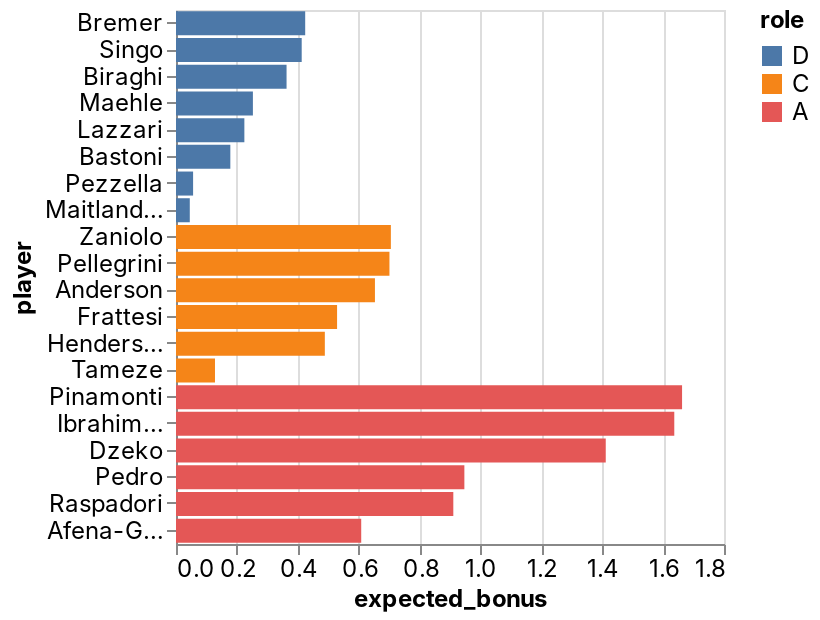

Notebook source saved alongside this figure:
### Code cell
_deepnote_run_altair(team, """{"$schema":"https://vega.github.io/schema/vega-lite/v4.json","mark":{"type":"bar","tooltip":{"content":"data"}},"height":220,"autosize":{"type":"fit"},"data":{"name":"placeholder"},"encoding":{"x":{"field":"expected_bonus","type":"quantitative","sort":null,"scale":{"type":"linear","zero":false}},"y":{"field":"player","type":"nominal","sort":null,"scale":{"type":"linear","zero":true}},"color":{"field":"role","type":"nominal","sort":null,"scale":{"type":"linear","zero":false}}}}""")

### Figure 1 — Vega-Lite specification as saved in the notebook (floating-point values rounded to 4 significant figures)
{"config": {"view": {"continuousWidth": 400, "continuousHeight": 300}, "area": {"fill": "#51C0E9"}, "axis": {"labelFont": "Inter, sans-serif", "labelFontSize": 12, "labelFontWeight": "normal", "labelLimit": 60, "labelOverlap": "greedy", "titleFont": "Inter, sans-serif", "titleFontSize": 12, "titleFontWeight": "bold"}, "background": "#ffffff", "legend": {"labelFont": "Inter, sans-serif", "labelFontSize": 12, "titleFont": "Inter, sans-serif", "titleFontSize": 12, "titleFontWeight": "bold"}, "line": {"stroke": "#51C0E9", "strokeWidth": 2}, "rect": {"fill": "#51C0E9"}, "title": {"anchor": "start", "color": "#000000", "font": "Inter, sans-serif", "fontSize": 22, "fontWeight": "normal"}}, "data": {"name": "data-e5499f211aa960e47cb4c6933c2bfc9d"}, "mark": {"type": "bar", "tooltip": {"content": "data"}}, "autosize": {"type": "fit"}, "encoding": {"color": {"type": "nominal", "field": "role", "scale": {"type": "linear", "zero": false}, "sort": null}, "x": {"type": "quantitative", "field": "expected_bonus", "scale": {"type": "linear", "zero": false}, "sort": null}, "y": {"type": "nominal", "field": "player", "scale": {"type": "linear", "zero": true}, "sort": null}}, "height": 300, "width": "container", "$schema": "https://vega.github.io/schema/vega-lite/v4.json", "datasets": {"data-e5499f211aa960e47cb4c6933c2bfc9d": [{"fanta_team": "Rione Monti", "role": "D", "player": "Bremer", "team": "Torino", "opponent": "Venezia", "date": "2022-02-12T00:00:00", "expected_bonus": 0.4244}, {"fanta_team": "Rione Monti", "role": "D", "player": "Singo", "team": "Torino", "opponent": "Venezia", "date": "2022-02-12T00:00:00", "expected_bonus": 0.4129}, {"fanta_team": "Rione Monti", "role": "D", "player": "Biraghi", "team": "Fiorentina", "opponent": "Spezia", "date": "2022-02-14T00:00:00", "expected_bonus": 0.3632}, {"fanta_team": "Rione Monti", "role": "D", "player": "Maehle", "team": "Atalanta", "opponent": "Juventus", "date": "2022-02-13T00:00:00", "expected_bonus": 0.2526}, {"fanta_team": "Rione Monti", "role": "D", "player": "Lazzari", "team": "Lazio", "opponent": "Bologna", "date": "2022-02-12T00:00:00", "expected_bonus": 0.2246}, {"fanta_team": "Rione Monti", "role": "D", "player": "Bastoni", "team": "Spezia", "opponent": "Fiorentina", "date": "2022-02-14T00:00:00", "expected_bonus": 0.1785}, {"fanta_team": "Rione Monti", "role": "D", "player": "Pezzella", "team": "Atalanta", "opponent": "Juventus", "date": "2022-02-13T00:00:00", "expected_bonus": 0.05616}, {"fanta_team": "Rione Monti", "role": "D", "player": "Maitland-Niles", "team": "Roma", "opponent": "Sassuolo", "date": "2022-02-13T00:00:00", "expected_bonus": 0.04529}, {"fanta_team": "Rione Monti", "role": "C", "player": "Zaniolo", "team": "Roma", "opponent": "Sassuolo", "date": "2022-02-13T00:00:00", "expected_bonus": 0.7058}, {"fanta_team": "Rione Monti", "role": "C", "player": "Pellegrini", "team": "Roma", "opponent": "Sassuolo", "date": "2022-02-13T00:00:00", "expected_bonus": 0.7011}, {"fanta_team": "Rione Monti", "role": "C", "player": "Anderson", "team": "Lazio", "opponent": "Bologna", "date": "2022-02-12T00:00:00", "expected_bonus": 0.6535}, {"fanta_team": "Rione Monti", "role": "C", "player": "Frattesi", "team": "Sassuolo", "opponent": "Roma", "date": "2022-02-13T00:00:00", "expected_bonus": 0.5291}, {"fanta_team": "Rione Monti", "role": "C", "player": "Henderson", "team": "Empoli", "opponent": "Cagliari", "date": "2022-02-13T00:00:00", "expected_bonus": 0.4889}, {"fanta_team": "Rione Monti", "role": "C", "player": "Tameze", "team": "Verona", "opponent": "Udinese", "date": "2022-02-13T00:00:00", "expected_bonus": 0.1281}, {"fanta_team": "Rione Monti", "role": "A", "player": "Pinamonti", "team": "Empoli", "opponent": "Cagliari", "date": "2022-02-13T00:00:00", "expected_bonus": 1.662}, {"fanta_team": "Rione Monti", "role": "A", "player": "Ibrahimovic", "team": "AC Milan", "opponent": "Sampdoria", "date": "2022-02-13T00:00:00", "expected_bonus": 1.637}, {"fanta_team": "Rione Monti", "role": "A", "player": "Dzeko", "team": "Inter", "opponent": "Napoli", "date": "2022-02-12T00:00:00", "expected_bonus": 1.412}, {"fanta_team": "Rione Monti", "role": "A", "player": "Pedro", "team": "Lazio", "opponent": "Bologna", "date": "2022-02-12T00:00:00", "expected_bonus": 0.9472}, {"fanta_team": "Rione Monti", "role": "A", "player": "Raspadori", "team": "Sassuolo", "opponent": "Roma", "date": "2022-02-13T00:00:00", "expected_bonus": 0.9109}, {"fanta_team": "Rione Monti", "role": "A", "player": "Afena-Gyan", "team": "Roma", "opponent": "Sassuolo", "date": "2022-02-13T00:00:00", "expected_bonus": 0.6084}]}}
